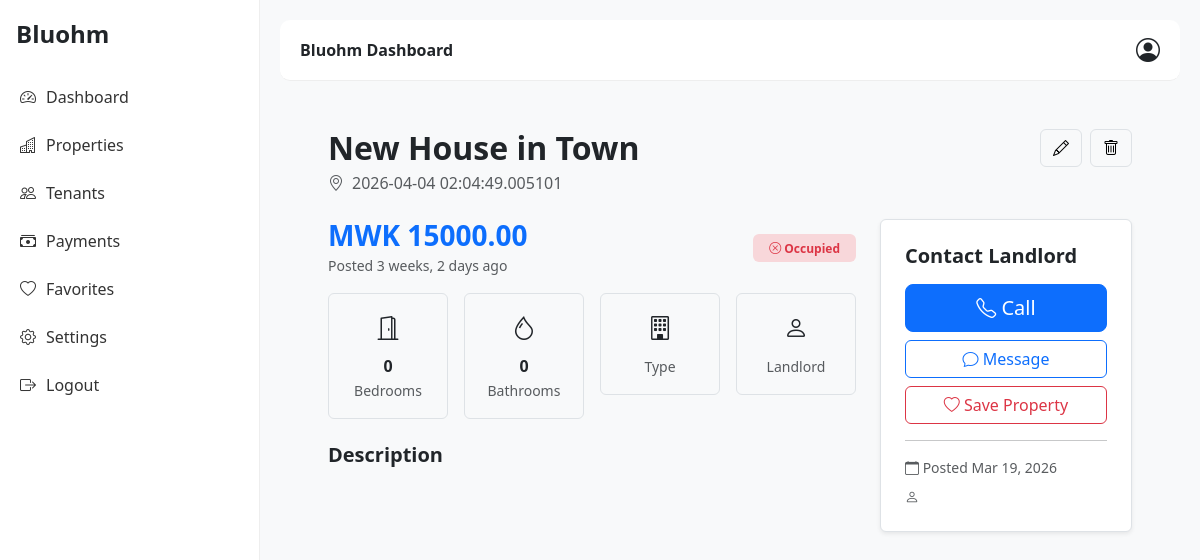
The page /properties/property/1/ on the database its author committed.
### properties/models.py (models this page shows, shortened)
class Property(models.Model):
    owner = models.ForeignKey(User, on_delete=models.CASCADE)
    title = models.CharField(max_length=255)
    price = models.DecimalField(max_digits=10, decimal_places=2)
    bedrooms = models.IntegerField(default=0)
    bathrooms = models.IntegerField(default=0)
    location = models.CharField(max_length=255)
    latitude = models.FloatField(null=True, blank=True)
    longitude = models.FloatField(null=True, blank=True)
    landmarks = models.TextField(blank=True, null=True)
    created_at = models.DateTimeField(auto_now_add=True)

### properties/views.py (the view)
# urls.py: path('property/<int:property_id>/', views.property_detail, name='property_detail'),
def property_detail(request, property_id):
    property = get_object_or_404(Property, id=property_id)
    images = property.images.all()  # Assuming a related model for multiple images
    context = {
        'property': property,
        'images': images,
    }
    return render(request, 'properties/property_detail.html', context)

### templates/properties/property_detail.html (shortened to what this page needs)
{% extends "base.html" %}
{% block content %}
<div class="container-fluid px-lg-5 py-4">
<div class="d-flex justify-content-between align-items-start mb-4 flex-wrap gap-3">
<div>
<h2 class="fw-bold mb-1">{{ property.title }}</h2>
<div class="text-muted d-flex align-items-center gap-2">
<i class="bi bi-geo-alt"></i>
<span>{{ property.location }}</span>
</div>
</div>
<div class="d-flex gap-2">
<a href="{% url 'properties:edit_property' property.id %}"
class="btn btn-light border">
<i class="bi bi-pencil"></i>
</a>
<a href="{% url 'properties:delete_property' property.id %}"
class="btn btn-light border">
<i class="bi bi-trash"></i>
</a>
</div>
</div>
<div class="row g-4">
<div class="col-lg-8">
<div class="d-flex justify-content-between align-items-center mb-3">
<div>
<h3 class="fw-bold text-primary mb-0">
MWK {{ property.price }}
</h3>
<small class="text-muted">
Posted {{ property.created_at|timesince }} ago
</small>
</div>
<div>
{% if property.is_available %}
<span class="badge bg-success-subtle text-success px-3 py-2">
<i class="bi bi-check-circle"></i>
Available
</span>
{% else %}
<span class="badge bg-danger-subtle text-danger px-3 py-2">
<i class="bi bi-x-circle"></i>
Occupied
</span>
{% endif %}
</div>
</div>
<div class="row g-3 mb-4">
<div class="col-6 col-md-3">
<div class="p-3 border rounded text-center">
<i class="bi bi-door-open fs-4"></i>
<div class="fw-semibold mt-2">
{{ property.bedrooms }}
</div>
<small class="text-muted">Bedrooms</small>
</div>
</div>
<div class="col-6 col-md-3">
<div class="p-3 border rounded text-center">
<i class="bi bi-droplet fs-4"></i>
<div class="fw-semibold mt-2">
{{ property.bathrooms }}
</div>
<small class="text-muted">Bathrooms</small>
</div>
</div>
<div class="col-6 col-md-3">
<div class="p-3 border rounded text-center">
<i class="bi bi-building fs-4"></i>
<small class="text-muted">Type</small>
</div>
</div>
<div class="col-6 col-md-3">
<div class="p-3 border rounded text-center">
<i class="bi bi-person fs-4"></i>
<small class="text-muted">Landlord</small>
</div>
</div>
</div>
<div class="mb-4">
<h5 class="fw-bold mb-2">
Description
</h5>
</div>
</div>
<div class="col-lg-4">
<div class="contact-card border rounded p-4 bg-white shadow-sm">
<h5 class="fw-bold mb-3">
Contact Landlord
</h5>
<div class="d-grid gap-2">
<button class="btn btn-primary btn-lg">
<i class="bi bi-telephone"></i>
Call
</button>
<button class="btn btn-outline-primary">
<i class="bi bi-chat"></i>
Message
</button>
<button class="btn btn-outline-danger">
<i class="bi bi-heart"></i>
Save Property
</button>
</div>
<hr>
<div class="text-muted small">
<div class="mb-2">
<i class="bi bi-calendar"></i>
Posted {{ property.created_at|date:"M d, Y" }}
</div>
<div>
<i class="bi bi-person"></i>
</div>
</div>
</div>
</div>
</div>
</div>
{% endblock %}

### templates/base.html (style rules this page uses)
body { background: #f8f9fa; font-family: system-ui, -apple-system, sans-serif; }

### templates/properties/property_detail.html (style rules this page uses)
@media (min-width: 992px) { .contact-card { position: sticky; top: 90px; } }

### rows shown on the page
Property: title "New House in Town", location "2026-04-04 02:04:49.005101", price "15000.00", created_at "3 weeks, 2 days", bedrooms "0", bathrooms "0", created_at "Mar 19, 2026"
